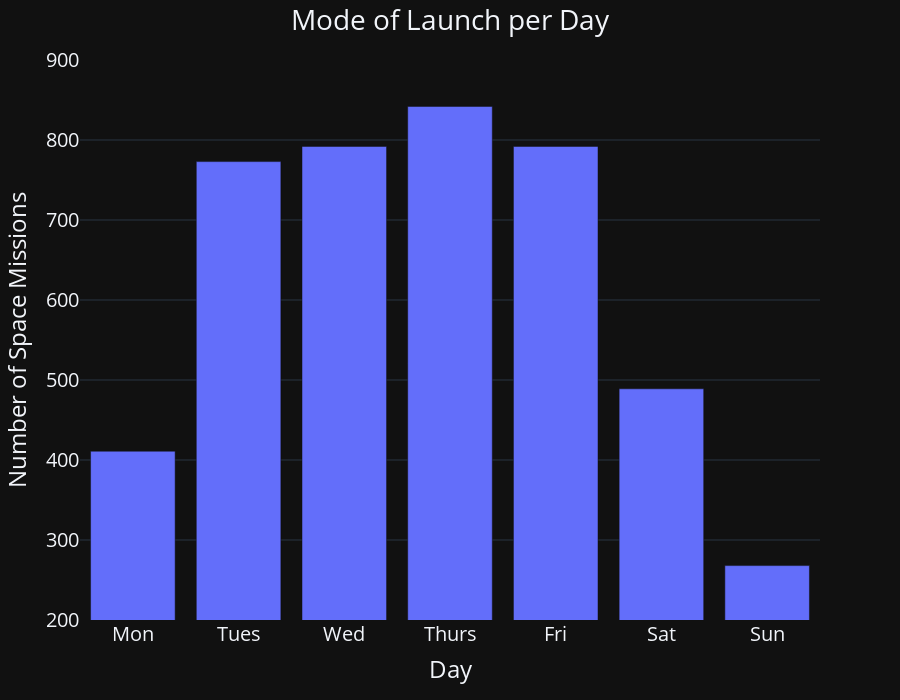

Here is the notebook cell this chart was saved with:
### Markdown cell above
### Launch per Day

### Code cell
by_weekday = df_time.groupby(df_time.index.dayofweek).count()
by_weekday.index = ['Mon', 'Tues', 'Wed', 'Thurs', 'Fri', 'Sat', 'Sun']
by_weekday.index.name = 'Day'
fig = px.bar(by_weekday, y="Detail",range_y=[200,900])
fig.update_layout(
    font_size=20, height=700,
    title_text="Mode of Launch per Day",
    xaxis_title="Day",
    yaxis_title="Number of Space Missions",
    title_x=0.5,
    template='plotly_dark'

)
fig.show()

### Figure 1 — Plotly figure (JSON) as saved in the notebook; plotly's stock layout.template omitted (floating-point values rounded to 4 significant figures)
{"data": [{"alignmentgroup": "True", "hovertemplate": "Day=%{x}<br>Detail=%{y}<extra></extra>", "legendgroup": "", "marker": {"color": "#636efa"}, "name": "", "offsetgroup": "", "orientation": "v", "showlegend": false, "textposition": "auto", "type": "bar", "x": ["Mon", "Tues", "Wed", "Thurs", "Fri", "Sat", "Sun"], "xaxis": "x", "y": [411, 773, 792, 842, 792, 489, 268], "yaxis": "y"}], "layout": {"barmode": "relative", "font": {"size": 20}, "height": 700, "legend": {"tracegroupgap": 0}, "margin": {"t": 60}, "title": {"text": "Mode of Launch per Day", "x": 0.5}, "xaxis": {"anchor": "y", "domain": [0.0, 1.0], "title": {"text": "Day"}}, "yaxis": {"anchor": "x", "domain": [0.0, 1.0], "range": [200, 900], "title": {"text": "Number of Space Missions"}}}}
